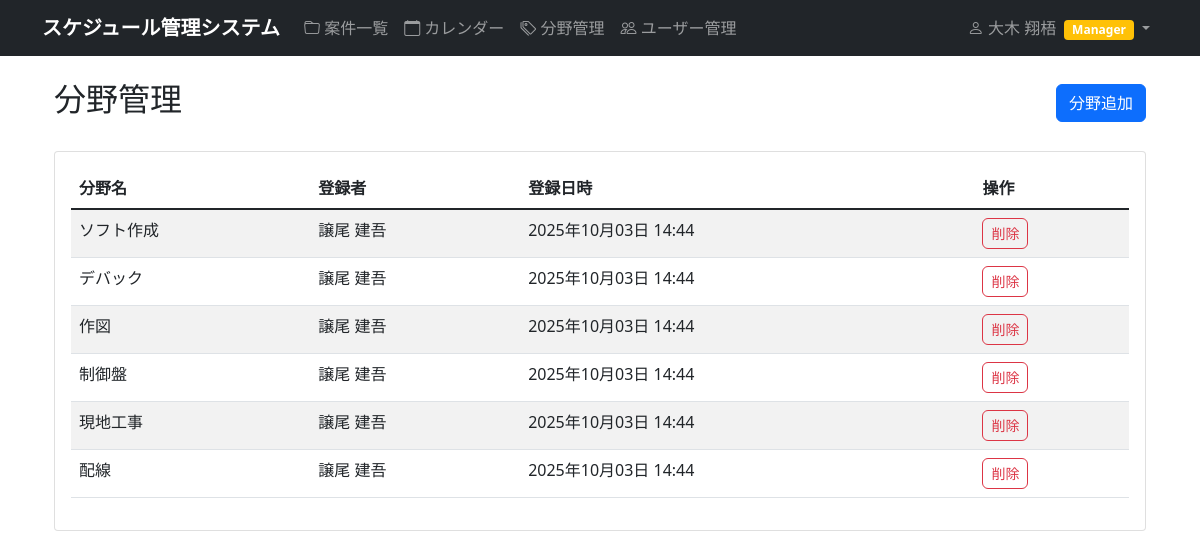
The page /schedule/fields/ (signed in) on the database as committed earlier.
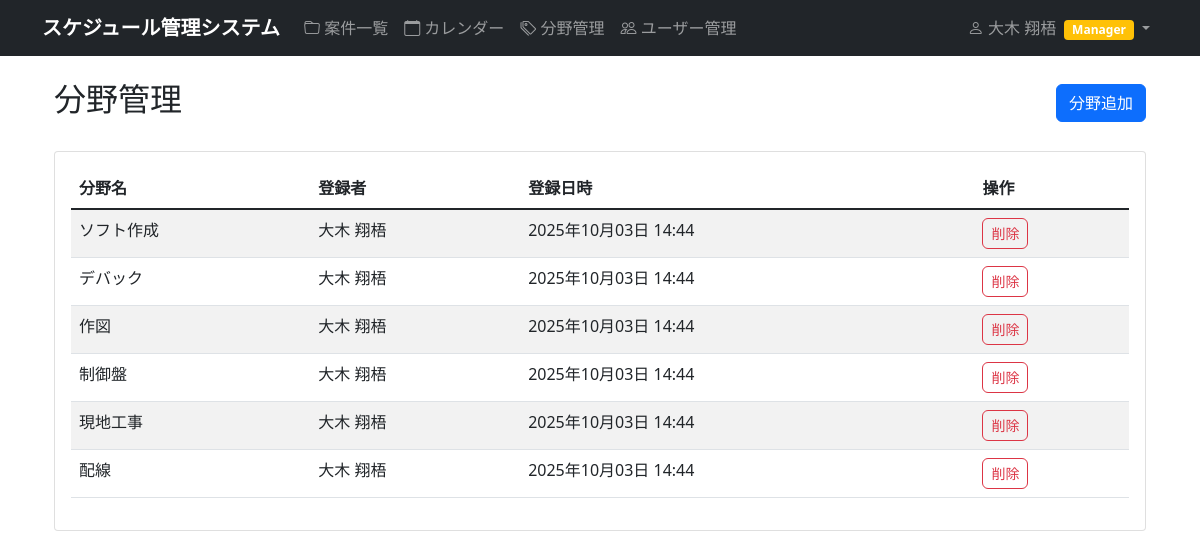
The same page on the database as committed later.
### accounts/models.py (models this page shows, shortened)
class CustomUser(AbstractUser):
    email = models.EmailField('メールアドレス', blank=True, null=True)
    department = models.CharField('部署', max_length=100, blank=True)
    phone = models.CharField('電話番号', max_length=20, blank=True)
    is_manager = models.BooleanField('マネージャー権限', default=False)
    is_viewer = models.BooleanField('閲覧者権限', default=False, help_text='全員の案件を閲覧できますが編集はできません')
    class Meta:
        verbose_name = 'ユーザー'
        verbose_name_plural = 'ユーザー'

### schedule/models.py (models this page shows, shortened)
class Field(models.Model):
    name = models.CharField('分野名', max_length=50, unique=True)
    created_by = models.ForeignKey(User, on_delete=models.CASCADE, verbose_name='登録者')
    created_at = models.DateTimeField(auto_now_add=True, verbose_name='登録日時')
    class Meta:
        verbose_name = '分野'
        verbose_name_plural = '分野'
        ordering = ['name']

### schedule/views.py (the view)
# urls.py: path('fields/', views.field_list_view, name='field_list'),
@login_required
def field_list_view(request):
    fields = Field.objects.all().order_by('name')
    return render(request, 'schedule/field_list.html', {'fields': fields})

### templates/schedule/field_list.html (shortened to what this page needs)
{% extends 'base.html' %}
{% block content %}
<div class="container mt-4">
    <div class="row">
        <div class="col-md-12">
            <div class="d-flex justify-content-between align-items-center mb-4">
                <h2>分野管理</h2>
                <a href="{% url 'schedule:field_create' %}" class="btn btn-primary">
                     分野追加
                </a>
            </div>
            <div class="card">
                <div class="card-body">
                    {% if fields %}
                        <div class="table-responsive">
                            <table class="table table-striped">
                                <thead>
                                    <tr>
                                        <th>分野名</th>
                                        <th>登録者</th>
                                        <th>登録日時</th>
                                        <th>操作</th>
                                    </tr>
                                </thead>
                                <tbody>
                                    {% for field in fields %}
                                    <tr>
                                        <td>{{ field.name }}</td>
                                        <td>{% if field.created_by.first_name or field.created_by.last_name %}{{ field.created_by.last_name }} {{ field.created_by.first_name }}{% else %}{{ field.created_by.username }}{% endif %}</td>
                                        <td>{{ field.created_at|date:"Y年m月d日 H:i" }}</td>
                                        <td>
                                            {% if user.is_manager or user.is_superuser %}
                                                <a href="{% url 'schedule:field_delete' field.id %}"
                                                   class="btn btn-sm btn-outline-danger"
                                                   onclick="return confirm('この分野を削除しますか？')">
                                                     削除
                                                </a>
                                            {% else %}
                                                <span class="text-muted">-</span>
                                            {% endif %}
                                        </td>
                                    </tr>
                                    {% endfor %}
                                </tbody>
                            </table>
                        </div>
                    {% endif %}
                </div>
            </div>
        </div>
    </div>
</div>
{% endblock %}

### templates/base.html (shortened to what this page needs)
<!DOCTYPE html>
<head>
    <link href="https://cdn.jsdelivr.net/npm/bootstrap@5.1.3/dist/css/bootstrap.min.css" rel="stylesheet">
    <link rel="stylesheet" href="https://cdn.jsdelivr.net/npm/bootstrap-icons@1.7.2/font/bootstrap-icons.css">
    {% load static %}
    <link rel="stylesheet" href="{% static 'css/style.css' %}">
</head>
<body>
    <nav class="navbar navbar-expand-lg navbar-dark bg-dark">
        <div class="container">
                        <a class="navbar-brand" href="{% url 'schedule:project_list' %}">
                スケジュール管理システム
            </a>
            {% if user.is_authenticated %}
            <div class="collapse navbar-collapse" id="navbarNav">
                <ul class="navbar-nav me-auto">
                    <li class="nav-item">
                        <a class="nav-link" href="{% url 'schedule:project_list' %}">
                            <i class="bi bi-folder"></i> 案件一覧
                        </a>
                    </li>
                    <li class="nav-item">
                        <a class="nav-link" href="{% url 'schedule:calendar' %}">
                            <i class="bi bi-calendar"></i> カレンダー
                        </a>
                    </li>
                    <li class="nav-item">
                        <a class="nav-link" href="{% url 'schedule:field_list' %}">
                            <i class="bi bi-tags"></i> 分野管理
                        </a>
                    </li>
                    {% if user.is_manager or user.is_superuser %}
                    <li class="nav-item">
                        <a class="nav-link" href="{% url 'accounts:user_list' %}">
                            <i class="bi bi-people"></i> ユーザー管理
                        </a>
                    </li>
                    {% endif %}
                </ul>
                <ul class="navbar-nav">
                    <li class="nav-item dropdown">
                        <a class="nav-link dropdown-toggle" href="#" role="button" data-bs-toggle="dropdown">
                            <i class="bi bi-person"></i> {% if user.first_name or user.last_name %}{{ user.last_name }} {{ user.first_name }}{% else %}{{ user.username }}{% endif %}
                            {% if user.is_manager %}<span class="badge bg-warning ms-1">Manager</span>{% endif %}
                        </a>
                    </li>
                </ul>
            </div>
            {% endif %}
        </div>
    </nav>
    <main class="container mt-4">
        {% block content %}
        {% endblock %}
    </main>
</body>
</html>

### static/css/style.css (style rules this page uses)
.navbar-brand { font-weight: bold; }
.btn { border-radius: 0.375rem; font-weight: 500; }
.badge { font-size: 0.75em; }

Rows that differ between the two databases and show on the page:
changed Field "ソフト作成": created_by.last_name "譲尾" → "大木"; created_by.first_name "建吾" → "翔梧"
changed Field "デバック": created_by.last_name "譲尾" → "大木"; created_by.first_name "建吾" → "翔梧"
changed Field "作図": created_by.last_name "譲尾" → "大木"; created_by.first_name "建吾" → "翔梧"
changed Field "制御盤": created_by.last_name "譲尾" → "大木"; created_by.first_name "建吾" → "翔梧"
changed Field "現地工事": created_by.last_name "譲尾" → "大木"; created_by.first_name "建吾" → "翔梧"
changed Field "配線": created_by.last_name "譲尾" → "大木"; created_by.first_name "建吾" → "翔梧"
